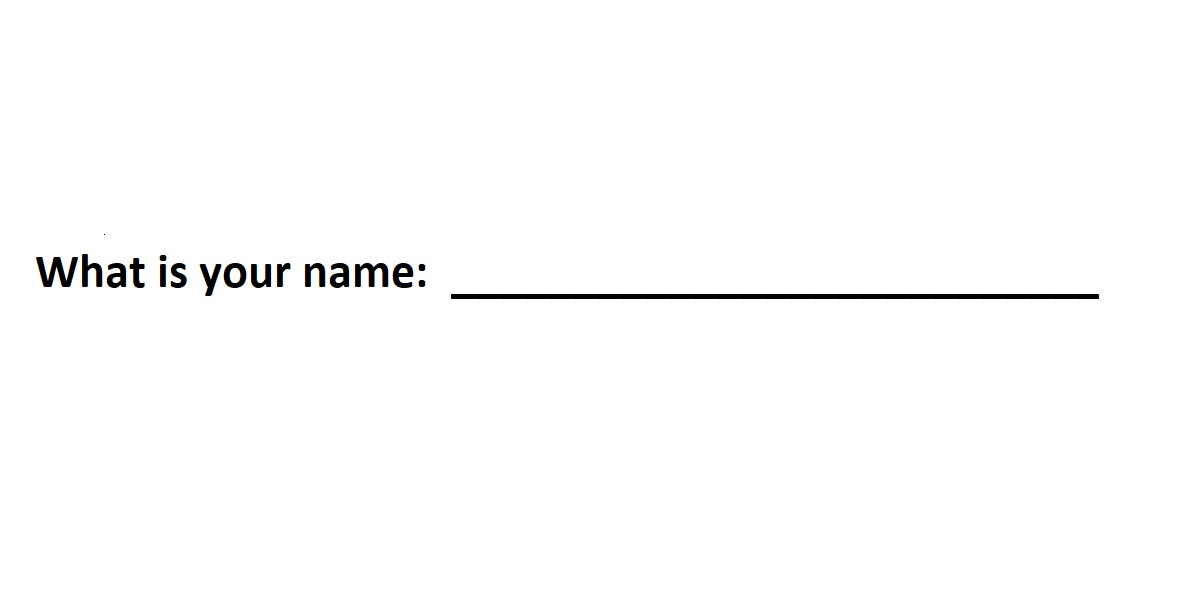
#> input picture assign_1/images/image1.jpeg, 1180 x 607 px
$ python code.py
#> lines starting #> are read from the running program, lines starting #| are printed output that depends on the picture
#> the answer given: images/image1.jpeg
# Assigment 1: Add text to an image
# Function Based Code
# Author: Deepu S Gupta
# Date: 03/04/2022

from PIL import Image, ImageDraw, ImageFont

def add_text_img(text):
    """Description: This function adds text to an image

    Args:
        text (_type_): The text to be added to the image

    Returns:
        None
    """
#> called with text = 'images/image1.jpeg'
    img = Image.open('images/image1.jpeg') # open the image
#> img is the input picture: PIL image 1180x607 RGB; mean R, G, B 252.2, 252.2, 252.2
    image_editable = ImageDraw.Draw(img) # ImageDraw function to convert our image into an editable format
    text_font = ImageFont.truetype('comic-sans-ms/ComicSansMS3.ttf', 40) # set the font of the text
    image_editable.text((465,235), text, (0, 0, 0), font=text_font) # draw the text on the image with the position, text, color and font
    img.save('images/edited_image.jpeg') # save the image
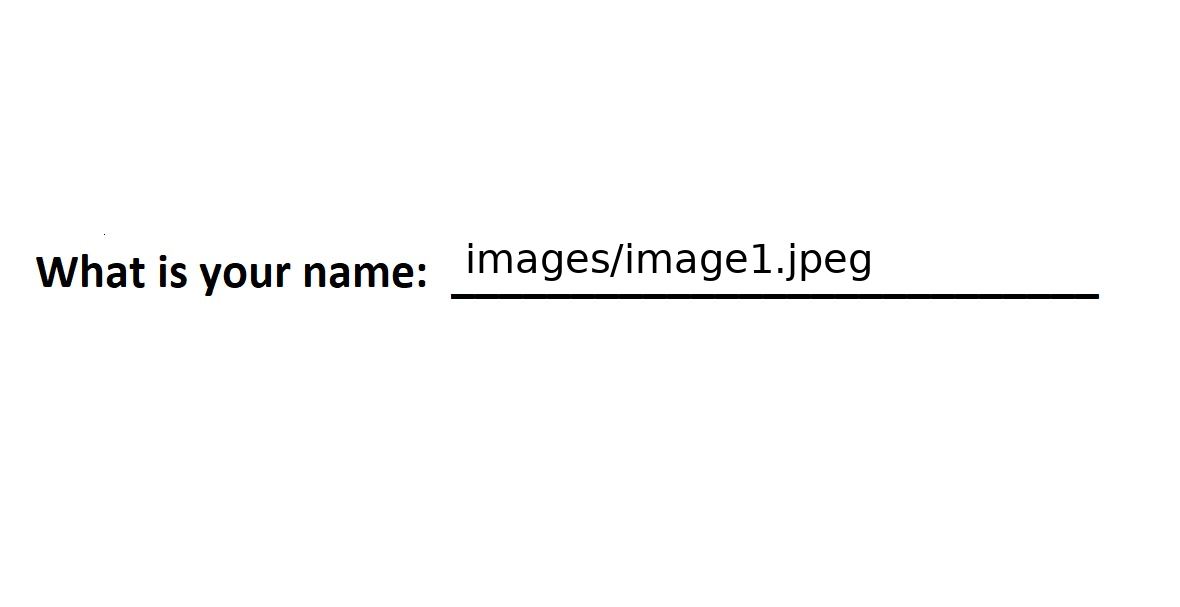
#> saved as edited_image.jpeg: PIL image 1180x607 RGB; mean R, G, B 251, 251, 250.9

print("Program to Add Text to an Image.")
name =  input("Enter your full name: ") # Take the input from the user for the name
add_text_img(name) # Call the function to add the text to the image
